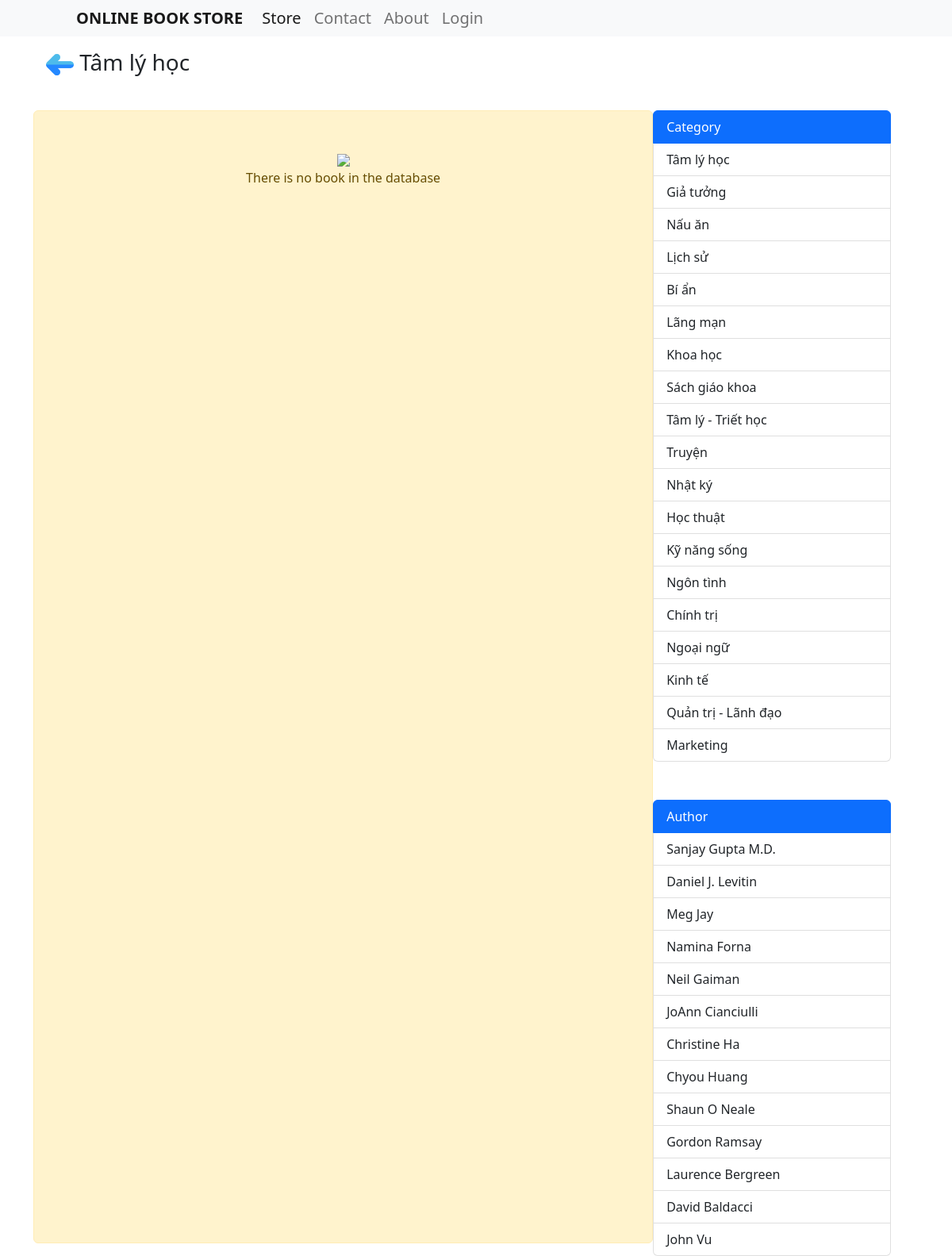
/category.php?id=1, run on the app's committed database.
### tables this page shows
CREATE TABLE Categories
(
	ID INT AUTO_INCREMENT PRIMARY KEY,
	C_Name VARCHAR(30)
);

### php/func-category.php (called while the page is built, shortened)
<?php
function get_all_categories($con){
    $sql = "SELECT * FROM categories";
    $stmt = $con->prepare($sql);
    $stmt->execute();
    if ($stmt->rowCount() > 0) {
        $categories = $stmt->fetchAll();
    }else {
        $categories = 0;
    }
    return $categories;
}
function get_category($con, $id){
    $sql = "SELECT * FROM categories WHERE ID=?";
    $stmt = $con->prepare($sql);
    $stmt->execute([$id]);
    if ($stmt->rowCount() > 0) {
        $category = $stmt->fetch();
    }else {
        $category = 0;
    }
    return $category;
}
?>

### php/func-book.php (called while the page is built, shortened)
<?php
function get_book_by_category($con, $id){
    $sql = "SELECT * FROM BOOK
            WHERE BookID IN
            (SELECT BookID FROM belong JOIN categories ON belong.ID = categories.ID WHERE categories.ID=?)";
    $stmt = $con->prepare($sql);
    $stmt->execute([$id]);
    if($stmt->rowCount() > 0) {
        $books = $stmt->fetchAll();
    }else {
        $books = 0;
    }
    return $books;
}

### php/func-author.php (called while the page is built, shortened)
<?php
function get_all_author($con){
    $sql = "SELECT DISTINCT Author FROM book";
    $stmt = $con->prepare($sql);
    $stmt->execute();
    if ($stmt->rowCount() > 0) {
        $authors = $stmt->fetchAll();
    }else {
        $authors = 0;
    }
    return $authors;
}
?>

### category.php (the view, shortened to what this page needs)
<?php
if(isset($_SESSION['role'])){
    $role=$_SESSION['role'];
}else {
    $role='';
}
$id = $_GET['id'];
include "db_conn.php";
include "php/func-book.php";
$books = get_book_by_category($conn, $id);
include "php/func-author.php";
$authors = get_all_author($conn);
include "php/func-category.php";
$categories = get_all_categories($conn);
$current_category = get_category($conn, $id);
?>
<!DOCTYPE html>
<html lang="en">
<head>
    <link rel="stylesheet" href="css/style.css">
    <link href="https://cdn.jsdelivr.net/npm/bootstrap@5.2.3/dist/css/bootstrap.min.css" rel="stylesheet">
    <link rel="stylesheet" href="./font/fontawesome-free-6.2.0-web/fontawesome-free-6.2.0-web/css/all.min.css">
</head>
<body>
        <nav class="navbar navbar-expand-lg bg-light" style="padding: 0 7%; width: 100%; border-radius: 0;">
            <div class="container-fluid">
                <a class="navbar-brand" href="index.php">Online Book Store</a>
                <div class="collapse navbar-collapse" id="navbarSupportedContent" style="font-size: 20px;">
                    <ul class="navbar-nav me-auto mb-2 mb-lg-0">
                        <li class="nav-item">
                            <a class="nav-link active" aria-current="page" href="index.php">Store</a>
                        </li>
                        <li class="nav-item">
                            <a class="nav-link" href="#">Contact</a>
                        </li>
                        <li class="nav-item">
                            <a class="nav-link" href="#">About</a>
                        </li>
                        <li class="nav-item">
                            <?php if (isset($_SESSION['username'])&&$role=='staff') {?>
                                <a class="nav-link" href="admin.php">Admin</a>
                            <?php }else if (isset($_SESSION['username'])&&$role=='customer'){ ?>
                                <a class="nav-link" href="logout.php">Logout</a>
                            <?php } else { ?>
                                <a class="nav-link" href="login.php">Login</a>
                            <?php } ?>
                        </li>
                    </ul>
                </div>
            </div>
        </nav>
    <div class="container">
        <h1 class="display-4 p-3 fs-3">
            <a href="index.php" class="nd">
                <img src="img/back.png" width="35">
            </a>
            <?=$current_category['C_Name']?>
        </h1>
        <div class="d-flex pt-3">
            <?php if ($books == 0){ ?>
            <div class="alert alert-warning p-5 text-center pdf-list"
                 role="alert">
                 <img src="img/nothing-icon.jpg"
                      width="100">
                <br>
                There is no book in the database
            </div>
            <?php } ?>
            <div class="category">
                <div class="list-group">
                    <?php if ($categories==0){
                    }else{ ?>
                    <a href="#"
                       class="list-group-item list-group-item-action active"
                       >Category</a>
                    <?php foreach ($categories as $category) {?>
                        <a href="category.php?id=<?=$category['ID']?>"
                           class="list-group-item list-group-item-action"
                           ><?=$category['C_Name']?></a>
                    <?php } } ?>
                </div>
                <div class="list-group mt-5">
                    <?php if ($authors==0){
                    }else{ ?>
                    <a href="#"
                       class="list-group-item list-group-item-action active"
                       >Author</a>
                    <?php foreach ($authors as $author) {?>
                        <a href="author.php?author=<?=$author['Author']?>"
                           class="list-group-item list-group-item-action"
                           ><?=$author['Author']?></a>
                    <?php } } ?>
                </div>
            </div>
        </div>
    </div>
</body>
</html>

### css/style.css (style rules this page uses)
.pdf-list { width: 70%; }
.category .list-group { width: 300px; }
.nd { text-decoration: none; }
.navbar-brand { text-transform: uppercase;font-size: 14px;font-weight: 800 }
nav { border-top-left-radius: 25px;border-top-right-radius: 25px;background-color: white }

### data on the page
categories: C_Name "Tâm lý học"
categories: C_Name "Giả tưởng"
categories: C_Name "Nấu ăn"
categories: C_Name "Lịch sử"
categories: C_Name "Bí ẩn"
categories: C_Name "Lãng mạn"
categories: C_Name "Khoa học"
categories: C_Name "Sách giáo khoa"
categories: C_Name "Tâm lý - Triết học"
categories: C_Name "Truyện"
categories: C_Name "Nhật ký"
categories: C_Name "Học thuật"
categories: C_Name "Kỹ năng sống"
categories: C_Name "Ngôn tình"
categories: C_Name "Chính trị"
categories: C_Name "Ngoại ngữ"
categories: C_Name "Kinh tế"
categories: C_Name "Quản trị - Lãnh đạo"
categories: C_Name "Marketing"

### other printed values
$author['Author'] "Sanjay Gupta M.D."
$author['Author'] "Daniel J. Levitin"
$author['Author'] "Meg Jay"
$author['Author'] "Namina Forna"
$author['Author'] "Neil Gaiman"
$author['Author'] "JoAnn Cianciulli"
$author['Author'] "Christine Ha"
$author['Author'] "Chyou Huang"
$author['Author'] "Shaun O Neale"
$author['Author'] "Gordon Ramsay"
$author['Author'] "Laurence Bergreen"
$author['Author'] "David Baldacci"
$author['Author'] "John Vu"
